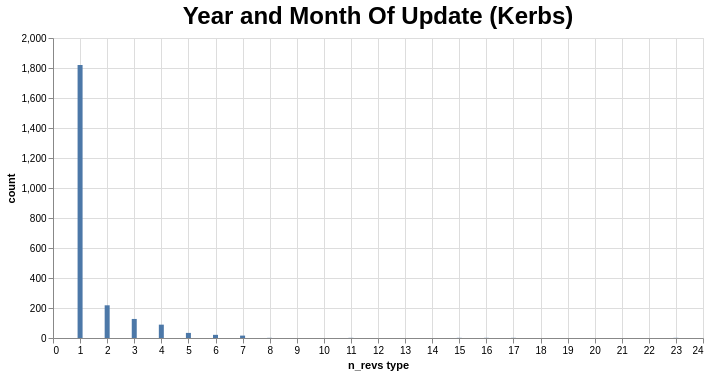

Here is the Vega-Lite specification saved for this chart:
### Vega-Lite specification from a JSON file in a GitHub repository (floating-point values rounded to 4 significant figures)
{"config": {"view": {"continuousWidth": 300, "continuousHeight": 300}, "title": {"fontSize": 24}}, "data": {"name": "data-2f8a20c5a32e2e0b9d251f00b2a9e0c6"}, "mark": {"type": "bar"}, "encoding": {"tooltip": [{"field": "percent", "type": "nominal"}], "x": {"field": "n_revs type", "sort": "-x", "type": "quantitative"}, "y": {"field": "count", "type": "quantitative"}}, "height": 300, "params": [{"name": "param_17", "select": {"type": "interval", "encodings": ["x", "y"]}, "bind": "scales"}], "title": "Year and Month Of Update (Kerbs)", "width": 650, "$schema": "https://vega.github.io/schema/vega-lite/v5.8.0.json", "datasets": {"data-2f8a20c5a32e2e0b9d251f00b2a9e0c6": [{"n_revs type": 1, "count": 1820, "percent": "78.08%"}, {"n_revs type": 2, "count": 218, "percent": "9.35%"}, {"n_revs type": 3, "count": 127, "percent": "5.45%"}, {"n_revs type": 4, "count": 89, "percent": "3.82%"}, {"n_revs type": 5, "count": 34, "percent": "1.46%"}, {"n_revs type": 6, "count": 21, "percent": "0.9%"}, {"n_revs type": 7, "count": 16, "percent": "0.69%"}, {"n_revs type": 8, "count": 1, "percent": "0.04%"}, {"n_revs type": 11, "count": 1, "percent": "0.04%"}, {"n_revs type": 16, "count": 1, "percent": "0.04%"}, {"n_revs type": 23, "count": 1, "percent": "0.04%"}, {"n_revs type": 17, "count": 1, "percent": "0.04%"}, {"n_revs type": 15, "count": 1, "percent": "0.04%"}]}}
